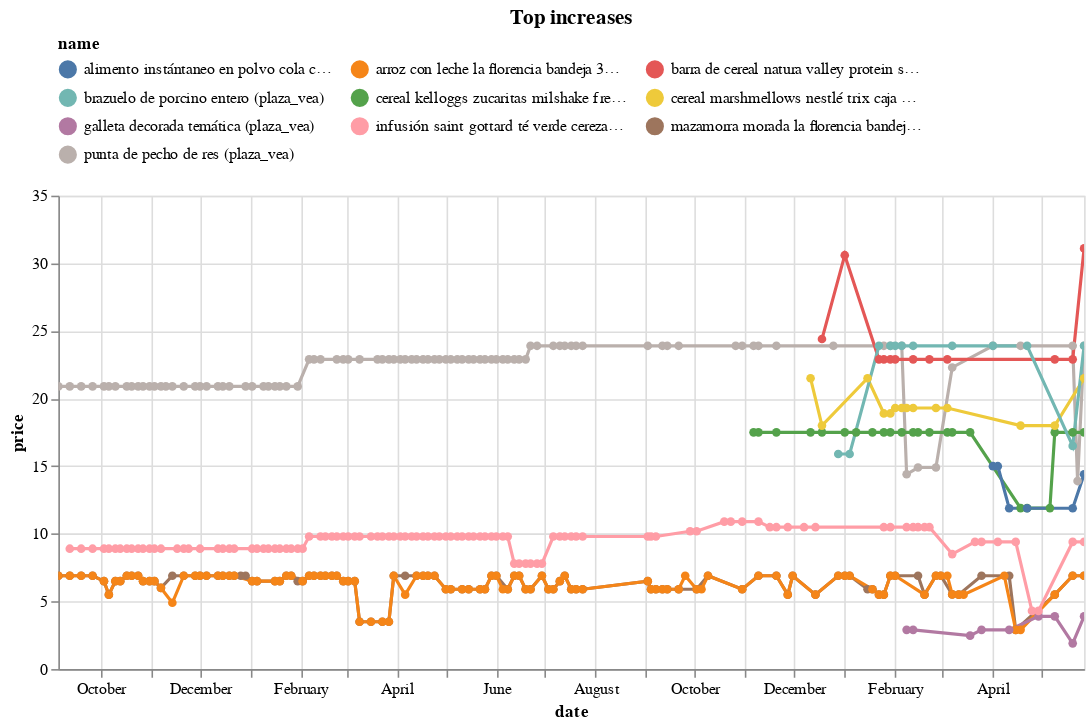

The notebook cell this image was saved under:
### Code cell
(top_changes
 .sort_values('change')
 .tail(10)
 .pipe(plot_changes, 'Top increases')
)

### Figure 1 — Vega-Lite specification as saved in the notebook (floating-point values rounded to 4 significant figures; data arrays with more than 128 entries replaced by an {"elided": "..."} marker saying what was removed)
{"config": {"view": {"continuousWidth": 300, "continuousHeight": 300}, "legend": {"columns": 3, "orient": "top"}}, "data": {"name": "data-4df1492542867de59a16ce5bb6c1e20e"}, "mark": {"type": "line", "point": true}, "encoding": {"color": {"field": "name", "scale": {"domain": ["alimento instántaneo en polvo cola cao bolsa 450g (plaza_vea)", "arroz con leche la florencia bandeja 350g (plaza_vea)", "barra de cereal natura valley protein sabor a maní, almendra y chocolate caja 201g (plaza_vea)", "brazuelo de porcino entero (plaza_vea)", "cereal kelloggs zucaritas milshake fresa caja 330g (plaza_vea)", "cereal marshmellows nestlé trix caja 300g (plaza_vea)", "galleta decorada temática (plaza_vea)", "infusión saint gottard té verde cereza frambuesa caja 20un (plaza_vea)", "mazamorra morada la florencia bandeja 350g (plaza_vea)", "punta de pecho de res (plaza_vea)"]}, "type": "nominal"}, "tooltip": [{"field": "name", "type": "nominal"}, {"field": "price", "type": "quantitative"}, {"field": "last_price", "type": "quantitative"}], "x": {"field": "date", "type": "temporal"}, "y": {"field": "price", "type": "quantitative"}}, "params": [{"name": "param_5", "select": {"type": "point", "fields": ["name"]}, "bind": "legend"}, {"name": "param_6", "select": {"type": "interval", "encodings": ["x", "y"]}, "bind": "scales"}], "title": "Top increases", "transform": [{"filter": {"param": "param_5"}}], "width": 650, "$schema": "https://vega.github.io/schema/vega-lite/v5.17.0.json", "datasets": {"data-4df1492542867de59a16ce5bb6c1e20e": {"elided": "497 records"}}}
